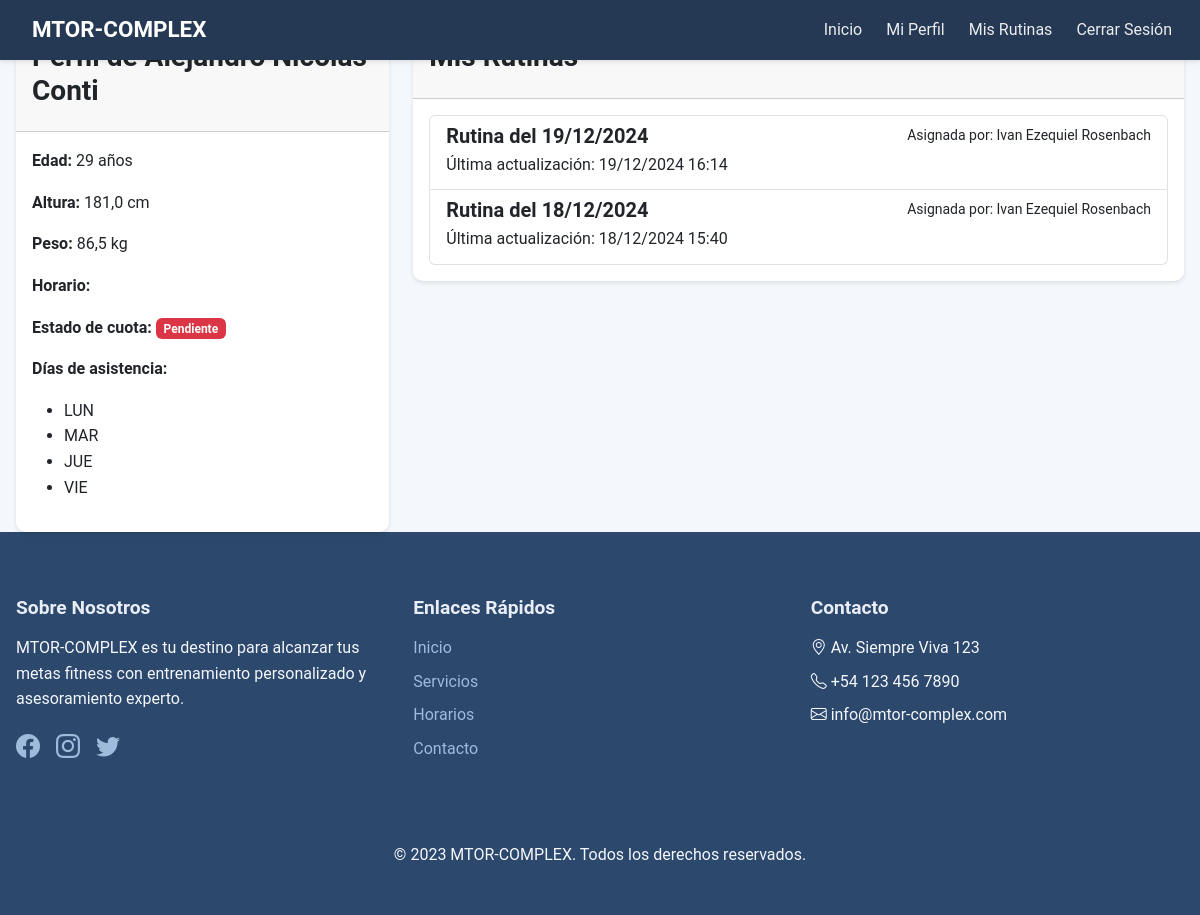
The page /gimnasio/perfil/ (signed in) on the database its author committed.
### gimnasio/models.py (models this page shows, shortened)
class Alumno(models.Model):
    usuario = models.OneToOneField(User, on_delete=models.CASCADE)
    nombre = models.CharField(max_length=100)
    edad = models.IntegerField()
    altura = models.FloatField(help_text='Altura en centímetros')
    peso = models.FloatField(help_text='Peso en kilogramos')
    fecha_registro = models.DateTimeField(auto_now_add=True)
    activo = models.BooleanField(default=True)
    profesor = models.ForeignKey(
        User,
        on_delete=models.SET_NULL,
        null=True,
        blank=True,
        related_name='alumnos_asignados'
    )
    dias_asistencia = models.ManyToManyField(DiaAsistencia, blank=True)
    class Meta:
        verbose_name = "Alumno"
        verbose_name_plural = "Alumnos"
        ordering = ['nombre']

class DiaAsistencia(models.Model):
    DIAS_CHOICES = [
        ('LUN', 'Lunes'),
        ('MAR', 'Martes'),
        ('MIE', 'Miércoles'),
        ('JUE', 'Jueves'),
        ('VIE', 'Viernes'),
        ('SAB', 'Sábado'),
        ('DOM', 'Domingo'),
    ]
    dia = models.CharField(max_length=3, choices=DIAS_CHOICES, unique=True)
    class Meta:
        verbose_name = "Día de Asistencia"
        verbose_name_plural = "Días de Asistencia"

class Rutina(models.Model):
    nombre = models.CharField(max_length=100, default='Nueva Rutina')
    descripcion = models.TextField(blank=True)
    alumno = models.ForeignKey(Alumno, on_delete=models.CASCADE, related_name='rutinas')
    profesor = models.ForeignKey(User, on_delete=models.CASCADE, related_name='rutinas_asignadas')
    fecha_creacion = models.DateTimeField(auto_now_add=True)
    fecha_actualizacion = models.DateTimeField(auto_now=True)
    ejercicios = models.ManyToManyField(Ejercicio, through='RutinaEjercicio')
    activa = models.BooleanField(default=True)
    class Meta:
        verbose_name = "Rutina"
        verbose_name_plural = "Rutinas"
        ordering = ['-fecha_creacion']

### gimnasio/views.py (the view)
# urls.py: path('perfil/', views.perfil, name='perfil'),
@login_required
def perfil(request):
    context = {}
    if es_profesor(request.user):
        return redirect('gimnasio:panel_profesor')
    try:
        alumno = request.user.alumno
        rutinas = Rutina.objects.filter(alumno=alumno)
        context['alumno'] = alumno
        context['rutinas'] = rutinas
        return render(request, 'gimnasio/perfil.html', context)
    except Alumno.DoesNotExist:
        if request.method == 'POST':
            try:
                alumno = Alumno.objects.create(
                    usuario=request.user,
                    nombre=request.user.get_full_name() or request.user.username,
                    edad=request.POST.get('edad'),
                    altura=request.POST.get('altura'),
                    peso=request.POST.get('peso'),
                    horario=request.POST.get('horario')
                )
                messages.success(request, 'Perfil creado exitosamente')
                return redirect('gimnasio:perfil')
            except Exception as e:
                messages.error(request, f'Error al crear el perfil: {str(e)}')
        return render(request, 'gimnasio/crear_perfil.html')

### gimnasio/views.py (called while the page is built)
def es_profesor(user):
    if not user.is_authenticated:
        return False
    try:
        return user.perfil.es_profesor
    except:
        return False

### gimnasio/templates/gimnasio/perfil.html (shortened to what this page needs)
{% extends 'gimnasio/base.html' %}
{% block contenido %}
<div class="container">
    <div class="row">
        <div class="col-md-4">
            <div class="card">
                <div class="card-header">
                    <h3>Perfil de {{ user.get_full_name|default:user.username }}</h3>
                </div>
                <div class="card-body">
                    {% if alumno %}
                        <p><strong>Edad:</strong> {{ alumno.edad }} años</p>
                        <p><strong>Altura:</strong> {{ alumno.altura }} cm</p>
                        <p><strong>Peso:</strong> {{ alumno.peso }} kg</p>
                        <p><strong>Horario:</strong> {{ alumno.horario }}</p>
                        <p><strong>Estado de cuota:</strong>
                            {% if alumno.cuota_pagada %}
                                <span class="badge bg-success">Pagada</span>
                            {% else %}
                                <span class="badge bg-danger">Pendiente</span>
                            {% endif %}
                        </p>
                        <p><strong>Días de asistencia:</strong></p>
                        <ul>
                            {% for dia in alumno.dias_asistencia.all %}
                                <li>{{ dia.dia }}</li>
                            {% endfor %}
                        </ul>
                    {% endif %}
                </div>
            </div>
        </div>
        <div class="col-md-8">
            <div class="card">
                <div class="card-header">
                    <h3>Mis Rutinas</h3>
                </div>
                <div class="card-body">
                    {% if rutinas %}
                        <div class="list-group">
                            {% for rutina in rutinas %}
                                <a href="{% url 'gimnasio:ver_rutina' rutina.id %}" class="list-group-item list-group-item-action">
                                    <div class="d-flex w-100 justify-content-between">
                                        <h5 class="mb-1">Rutina del {{ rutina.fecha_creacion|date:"d/m/Y" }}</h5>
                                        <small>Asignada por: {{ rutina.profesor.get_full_name }}</small>
                                    </div>
                                    <p class="mb-1">Última actualización: {{ rutina.fecha_actualizacion|date:"d/m/Y H:i" }}</p>
                                </a>
                            {% endfor %}
                        </div>
                    {% else %}
                        <p>Aún no tienes rutinas asignadas.</p>
                    {% endif %}
                </div>
            </div>
        </div>
    </div>
</div>
{% endblock %}

### gimnasio/static/gimnasio/css/styles.css (style rules this page uses)
:root { --color-50: #f4f7fb; --color-100: #e8edf6; --color-200: #ccd9eb; --color-300: #9fbada; --color-400: #6b96c5; --color-500: #4879af; --color-600: #365f93; --color-700: #2d4d77; --color-800: #2c486c; --color-900: #263954; --color-950: #192538; --transition-smooth: all 0.3s cubic-bezier(0.4, 0, 0.2, 1); --shadow-sm: 0 2px 4px rgba(0,0,0,0.1); --shadow-md: 0 4px 6px rgba(0,0,0,0.1); --shadow-lg: 0 10px 15px rgba(0,0,0,0.1); --navbar-height: 60px; --footer-height: auto; --primary-color: #007bff; --secondary-color: #6c757d; }
html { height: 100%; }
body { min-height: 100vh; display: flex; flex-direction: column; font-family: 'Roboto', sans-serif; line-height: 1.6; color: var(--color-900); background-color: var(--color-50); }
h1, h2, h3, h4, h5, h6 { font-weight: 700; line-height: 1.2; margin-bottom: 1rem; }
h3 { font-size: 1.75rem; }
.card { border: none; border-radius: 10px; transition: var(--transition-smooth); box-shadow: var(--shadow-sm); overflow: hidden; }
h3:not(.hero-section h3) { margin-top: 2rem; margin-bottom: 1rem; }
.container { max-width: 1200px; margin: 0 auto; padding: 0 1rem; }

### rows shown on the page
Alumno: edad "29", altura "181,0", peso "86,5"
DiaAsistencia: dia "LUN"
DiaAsistencia: dia "MAR"
DiaAsistencia: dia "JUE"
DiaAsistencia: dia "VIE"
Rutina: fecha_creacion "19/12/2024", profesor.get_full_name "Ivan Ezequiel Rosenbach", fecha_actualizacion "19/12/2024 16:14"
Rutina: fecha_creacion "18/12/2024", profesor.get_full_name "Ivan Ezequiel Rosenbach", fecha_actualizacion "18/12/2024 15:40"
